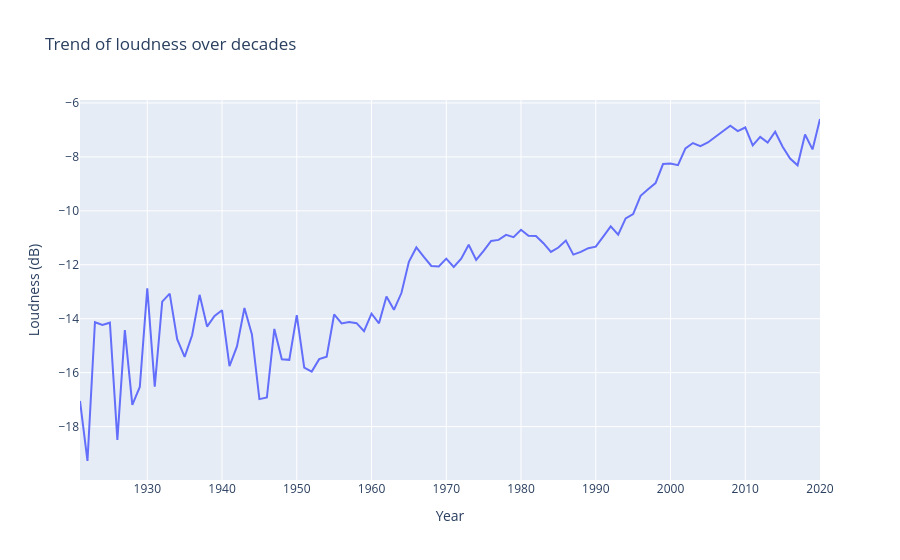

Notebook cell for this chart:
### Markdown cell above
---
## 7️⃣ Trend of Loudness Over Decades

### Code cell
fig = px.line(
    year_data,
    x='year',
    y='loudness',
    title='Trend of loudness over decades'
)
fig.update_layout(
    xaxis_title='Year',
    yaxis_title='Loudness (dB)'
)
fig.show()

### Figure 1 — Plotly figure (JSON) as saved in the notebook; plotly's stock layout.template omitted (floating-point values rounded to 4 significant figures)
{"data": [{"hovertemplate": "year=%{x}<br>loudness=%{y}<extra></extra>", "legendgroup": "", "line": {"color": "#636efa", "dash": "solid"}, "marker": {"symbol": "circle"}, "mode": "lines", "name": "", "orientation": "v", "showlegend": false, "type": "scatter", "x": [1921, 1922, 1923, 1924, 1925, 1926, 1927, 1928, 1929, 1930, 1931, 1932, 1933, 1934, 1935, 1936, 1937, 1938, 1939, 1940, 1941, 1942, 1943, 1944, 1945, 1946, 1947, 1948, 1949, 1950, 1951, 1952, 1953, 1954, 1955, 1956, 1957, 1958, 1959, 1960, 1961, 1962, 1963, 1964, 1965, 1966, 1967, 1968, 1969, 1970, 1971, 1972, 1973, 1974, 1975, 1976, 1977, 1978, 1979, 1980, 1981, 1982, 1983, 1984, 1985, 1986, 1987, 1988, 1989, 1990, 1991, 1992, 1993, 1994, 1995, 1996, 1997, 1998, 1999, 2000, 2001, 2002, 2003, 2004, 2005, 2006, 2007, 2008, 2009, 2010, 2011, 2012, 2013, 2014, 2015, 2016, 2017, 2018, 2019, 2020], "xaxis": "x", "y": [-17.05, -19.28, -14.13, -14.23, -14.15, -18.49, -14.42, -17.19, -16.53, -12.87, -16.52, -13.36, -13.07, -14.76, -15.41, -14.61, -13.12, -14.29, -13.9, -13.68, -15.76, -15.03, -13.6, -14.58, -16.98, -16.92, -14.38, -15.51, -15.53, -13.86, -15.81, -15.96, -15.5, -15.41, -13.84, -14.18, -14.12, -14.17, -14.46, -13.81, -14.17, -13.18, -13.67, -13.05, -11.89, -11.36, -11.71, -12.04, -12.06, -11.77, -12.08, -11.77, -11.26, -11.82, -11.49, -11.11, -11.08, -10.89, -10.98, -10.7, -10.92, -10.93, -11.2, -11.52, -11.36, -11.1, -11.62, -11.52, -11.38, -11.33, -10.96, -10.58, -10.88, -10.28, -10.12, -9.444, -9.201, -8.971, -8.266, -8.248, -8.305, -7.687, -7.486, -7.602, -7.466, -7.266, -7.045, -6.844, -7.046, -6.91, -7.575, -7.261, -7.472, -7.067, -7.626, -8.061, -8.313, -7.169, -7.722, -6.595], "yaxis": "y"}], "layout": {"legend": {"tracegroupgap": 0}, "title": {"text": "Trend of loudness over decades"}, "xaxis": {"anchor": "y", "domain": [0, 1], "title": {"text": "Year"}}, "yaxis": {"anchor": "x", "domain": [0, 1], "title": {"text": "Loudness (dB)"}}}}
